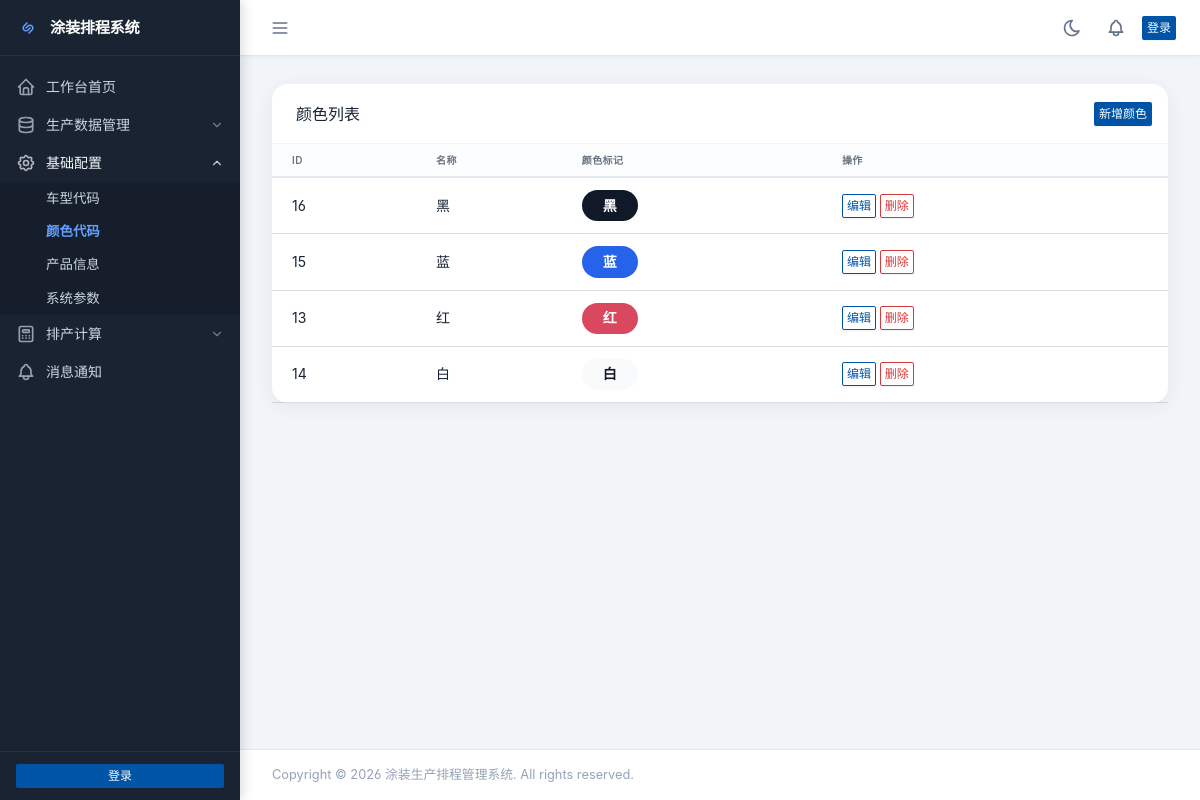
/data/colors/, run on the app's committed database.
### data/models.py (models this page shows, shortened)
class Color(models.Model):
    name = models.CharField(max_length=50, unique=True, verbose_name="颜色名称")
    created_at = models.DateTimeField(auto_now_add=True, verbose_name="创建时间")
    DISPLAY_MAP = {
        "red": ("红", "#d9485f", "#ffffff"),
        "blue": ("蓝", "#2563eb", "#ffffff"),
        "white": ("白", "#f8fafc", "#111827"),
        "black": ("黑", "#111827", "#ffffff"),
        "gray": ("灰", "#6b7280", "#ffffff"),
        "grey": ("灰", "#6b7280", "#ffffff"),
        "silver": ("银", "#cbd5e1", "#111827"),
        "green": ("绿", "#16a34a", "#ffffff"),
        "yellow": ("黄", "#facc15", "#111827"),
        "orange": ("橙", "#f97316", "#ffffff"),
        "brown": ("棕", "#92400e", "#ffffff"),
        "purple": ("紫", "#7c3aed", "#ffffff"),
        "pink": ("粉", "#ec4899", "#ffffff"),
    }
    class Meta:
        verbose_name = "颜色"
        verbose_name_plural = "颜色"
        ordering = ['name']
    @property
    def display_name(self):
        key = (self.name or "").strip().lower()
        if key in self.DISPLAY_MAP:
            return self.DISPLAY_MAP[key][0]
        return self.name
    @property
    def display_hex(self):
        key = (self.name or "").strip().lower()
        if key in self.DISPLAY_MAP:
            return self.DISPLAY_MAP[key][1]
        palette = ["#0f766e", "#1d4ed8", "#be185d", "#9a3412", "#4338ca", "#15803d"]
        seed = sum(ord(ch) for ch in key) if key else 0
        return palette[seed % len(palette)]
    @property
    def display_text_color(self):
        key = (self.name or "").strip().lower()
        if key in self.DISPLAY_MAP:
            return self.DISPLAY_MAP[key][2]
        return "#ffffff"

### data/views.py (the view)
# urls.py: path('colors/', views.color_list, name='colors'),
def color_list(request):
    colors = Color.objects.all()
    return render(request, 'data/color_list.html', {
        'colors': colors
    })

### data/templatetags/color_extras.py (called while the page is built)
@register.filter
def color_chip_style(color):
    if not color:
        return ""
    return (
        f"background:{color.display_hex};"
        f"color:{color.display_text_color};"
        "border-radius:999px;"
        "padding:0.35rem 0.75rem;"
        "display:inline-block;"
        "font-weight:600;"
        "min-width:3.5rem;"
        "text-align:center;"
    )

### painting/context_processors.py (called while the page is built)
def unread_count(request):
    if request.user.is_authenticated:
        unread_count = Notification.objects.filter(user=request.user, is_read=False).count()
    else:
        unread_count = 0
    return {
        'unread_count': unread_count,
    }

### templates/data/color_list.html (shortened to what this page needs)
{% extends "base.html" %}
{% load django_bootstrap5 %}
{% load color_extras %}
{% block content %}
<div class="row row-cards">
    <div class="col-12">
        <div class="card">
            <div class="card-header">
                <h3 class="card-title">颜色列表</h3>
                <div class="card-actions">
                    <a href="{% url 'data:color_create' %}" class="btn btn-primary btn-sm">新增颜色</a>
                </div>
            </div>
<div class="table-responsive">
    <table class="table card-table table-vcenter text-nowrap datatable">
        <thead>
            <tr>
                <th>ID</th>
                <th>名称</th>
                <th>颜色标记</th>
                <th>操作</th>
            </tr>
        </thead>
        <tbody>
            {% for item in colors %}
            <tr>
                <td>{{ item.id }}</td>
                <td>{{ item.display_name }}</td>
                <td><span style="{{ item|color_chip_style }}">{{ item.display_name }}</span></td>
                <td>
                    <a href="{% url 'data:color_update' item.id %}" class="btn btn-sm btn-outline-primary">编辑</a>
                    <a href="{% url 'data:color_delete' item.id %}" class="btn btn-sm btn-outline-danger">删除</a>
                </td>
            </tr>
            {% empty %}
            <tr>
                <td colspan="4" class="text-center text-muted py-4">暂无数据</td>
            </tr>
            {% endfor %}
        </tbody>
    </table>
</div>
{% endblock %}

### static/css/style.css (style rules this page uses)
:root { --sidebar-width: 240px; --sidebar-bg: #1a2332; --sidebar-text: #cbd5e1; --sidebar-text-hover: #f1f5f9; --sidebar-active-bg: rgba(99, 160, 255, 0.15); --sidebar-active-text: #63a0ff; --sidebar-border: rgba(255,255,255,0.06); --header-height: 56px; --card-shadow: 0 4px 20px rgba(0, 0, 0, 0.06); --card-hover-shadow: 0 8px 30px rgba(0, 0, 0, 0.12); --transition: 0.2s ease; --primary: #206bcb; }
body { font-family: 'Inter Var', 'Microsoft YaHei', -apple-system, BlinkMacSystemFont, sans-serif; background: #f1f5f9; margin: 0; padding: 0; }
.card { border: none; border-radius: 16px; box-shadow: var(--card-shadow); background: #fff; transition: transform var(--transition), box-shadow var(--transition); margin-bottom: 24px; }
.card-header { background: transparent; border-bottom: 1px solid #f1f5f9; padding: 1.1rem 1.5rem; font-weight: 600; }
.table th { background: #f8fafc; color: #475569; font-weight: 600; font-size: 0.75rem; text-transform: uppercase; letter-spacing: 0.4px; border-top: none; border-bottom: 2px solid #e2e8f0; }

### templates/base.html (style rules this page uses)
:root { --tblr-font-sans-serif: 'Inter Var', -apple-system, BlinkMacSystemFont, San Francisco, Segoe UI, Roboto, Helvetica Neue, sans-serif; }
body { font-feature-settings: "cv03", "cv04", "cv11"; }

### data on the page
Color: id "16", display_name "黑"
Color: id "15", display_name "蓝"
Color: id "13", display_name "红"
Color: id "14", display_name "白"
